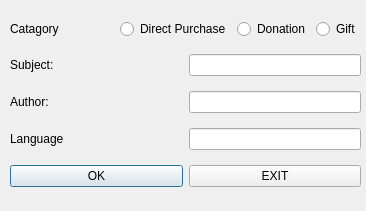
<?xml version="1.0" encoding="UTF-8"?>
<ui version="4.0">
 <class>Dialog</class>
 <widget class="QDialog" name="Dialog">
  <property name="geometry">
   <rect>
    <x>0</x>
    <y>0</y>
    <width>366</width>
    <height>211</height>
   </rect>
  </property>
  <property name="windowTitle">
   <string>Reference Book</string>
  </property>
  <widget class="QWidget" name="verticalLayoutWidget">
   <property name="geometry">
    <rect>
     <x>10</x>
     <y>10</y>
     <width>351</width>
     <height>191</height>
    </rect>
   </property>
   <layout class="QVBoxLayout" name="verticalLayout">
    <item>
     <layout class="QHBoxLayout" name="horizontalLayout">
      <item>
       <widget class="QLabel" name="label">
        <property name="text">
         <string>Catagory</string>
        </property>
       </widget>
      </item>
      <item>
       <widget class="QRadioButton" name="radioButton_3">
        <property name="sizePolicy">
         <sizepolicy hsizetype="Fixed" vsizetype="Fixed">
          <horstretch>0</horstretch>
          <verstretch>0</verstretch>
         </sizepolicy>
        </property>
        <property name="text">
         <string>Direct Purchase</string>
        </property>
       </widget>
      </item>
      <item>
       <widget class="QRadioButton" name="radioButton_2">
        <property name="sizePolicy">
         <sizepolicy hsizetype="Fixed" vsizetype="Fixed">
          <horstretch>0</horstretch>
          <verstretch>0</verstretch>
         </sizepolicy>
        </property>
        <property name="text">
         <string>Donation</string>
        </property>
       </widget>
      </item>
      <item>
       <widget class="QRadioButton" name="radioButton">
        <property name="sizePolicy">
         <sizepolicy hsizetype="Fixed" vsizetype="Fixed">
          <horstretch>0</horstretch>
          <verstretch>0</verstretch>
         </sizepolicy>
        </property>
        <property name="text">
         <string>Gift</string>
        </property>
       </widget>
      </item>
     </layout>
    </item>
    <item>
     <layout class="QHBoxLayout" name="horizontalLayout_4">
      <item>
       <widget class="QLabel" name="label_3">
        <property name="text">
         <string>Subject:</string>
        </property>
       </widget>
      </item>
      <item>
       <widget class="QLineEdit" name="lineEdit">
        <property name="sizePolicy">
         <sizepolicy hsizetype="Ignored" vsizetype="Fixed">
          <horstretch>0</horstretch>
          <verstretch>0</verstretch>
         </sizepolicy>
        </property>
       </widget>
      </item>
     </layout>
    </item>
    <item>
     <layout class="QHBoxLayout" name="horizontalLayout_3">
      <item>
       <widget class="QLabel" name="label_5">
        <property name="text">
         <string>Author:</string>
        </property>
       </widget>
      </item>
      <item>
       <widget class="QLineEdit" name="lineEdit_2">
        <property name="sizePolicy">
         <sizepolicy hsizetype="Ignored" vsizetype="Fixed">
          <horstretch>0</horstretch>
          <verstretch>0</verstretch>
         </sizepolicy>
        </property>
       </widget>
      </item>
     </layout>
    </item>
    <item>
     <layout class="QHBoxLayout" name="horizontalLayout_5">
      <item>
       <widget class="QLabel" name="label_7">
        <property name="text">
         <string>Language</string>
        </property>
       </widget>
      </item>
      <item>
       <widget class="QLineEdit" name="lineEdit_3">
        <property name="sizePolicy">
         <sizepolicy hsizetype="Ignored" vsizetype="Fixed">
          <horstretch>0</horstretch>
          <verstretch>0</verstretch>
         </sizepolicy>
        </property>
       </widget>
      </item>
     </layout>
    </item>
    <item>
     <layout class="QHBoxLayout" name="horizontalLayout_2">
      <item>
       <widget class="QPushButton" name="pushButton_2">
        <property name="text">
         <string>OK</string>
        </property>
       </widget>
      </item>
      <item>
       <widget class="QPushButton" name="pushButton">
        <property name="text">
         <string>EXIT</string>
        </property>
       </widget>
      </item>
     </layout>
    </item>
   </layout>
  </widget>
 </widget>
 <resources/>
 <connections/>
</ui>
